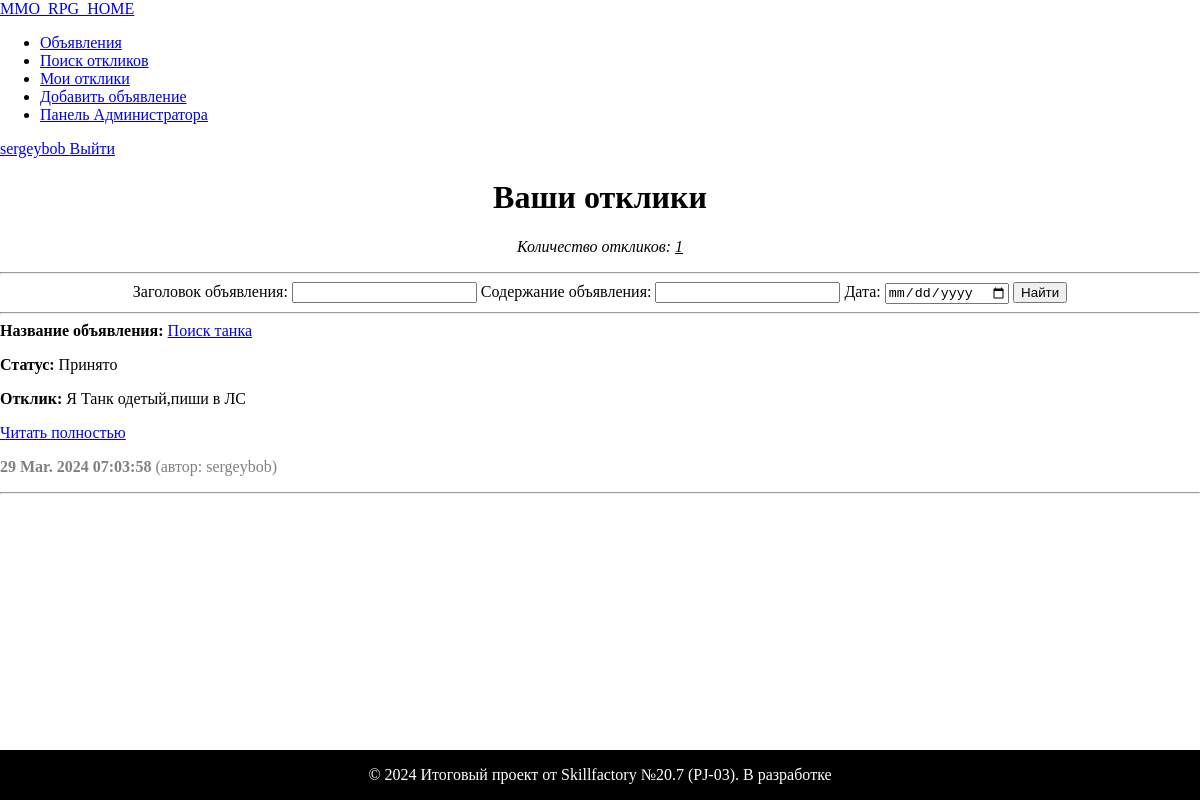
/search_my_response/ (signed in), run on the app's committed database.
### mmonews/models.py (models this page shows, shortened)
class User(AbstractUser):
    code = models.CharField(max_length=15, blank=True, null=True)

class Response(models.Model):
    text = models.TextField()
    datetime_response = models.DateTimeField(auto_now_add=True)
    post = models.ForeignKey(Post, on_delete=models.CASCADE)
    author = models.ForeignKey(User, on_delete=models.CASCADE)
    accept = models.BooleanField(default=False)

class Post(models.Model):
    author = models.ForeignKey(User, on_delete=models.CASCADE)
    title = models.CharField(max_length=255, default='Заголовок')
    text = models.TextField(default='Текст объявления')
    datetime_post = models.DateTimeField(auto_now_add=True)
    category = models.ManyToManyField(Category, through='PostCategory')

### mmonews/views.py (the view)
# urls.py: path('search_my_response/', MyResponsesSearchView.as_view(), name='search_my_response'),
class MyResponsesSearchView(LoginRequiredMixin, ListView):
    model = Response
    ordering = '-datetime_response'
    template_name = 'mmonews/response_my_search.html'
    context_object_name = 'responses'
    paginate_by = 5
    def get_queryset(self):
        queryset = super().get_queryset().filter(author=self.request.user)
        self.queryset = MyResponseFilter(self.request.GET, queryset=queryset)
        return self.queryset.qs
    def get_context_data(self, **kwargs):
        context = super().get_context_data(**kwargs)
        context['filter'] = self.queryset
        return context

### mmonews/current_time.py (called while the page is built)
def get_current_time(request):
    return {'current_time': datetime.now()}

### templates/mmonews/response_my_search.html (shortened to what this page needs)
{% extends 'flatpages/default.html' %}
{% block content %}
    <div style="text-align: center;">
        <h1>Ваши отклики</h1>
        {% if responses %}
            <p><i>Количество откликов: <u>{{filter.qs|length}}</u></i></p>
            <hr>
            <form  method="GET">
                {{ filter.form }}
                <input type="submit" class="btn btn-outline-dark" value="Найти">
            </form>
            <hr>
    </div>
        {% for val in responses %}
            <div style="text-align: left;">
                <b>Название объявления:</b> <a href="{% url 'post_detail' val.post.id %}">{{val.post.title}}</a>
                <p>
                    <b>Статус:</b>
                    {% if val.accept %}
                        Принято
                    {% else %}
                        На рассмотрении
                    {% endif %}
                </p>
                <p><b>Отклик:</b> {{val.text|truncatechars:50}}</p>
                <p><a href="{% url 'response_detail' val.id %}">Читать полностью</a></p>
                <p><span style="color: gray;"><b>{{ val.datetime_response|date:'d M. Y h:m:s' }}</b> (автор: {{val.author}})</span></p>
            </div>
            <hr>
        {% endfor %}
    {% endif %}
    </div>
{% include "flatpages/paginate.html" %}
{% endblock content %}

### templates/flatpages/default.html (shortened to what this page needs)
<!DOCTYPE html>
{% load i18n %}
{% load tz %}
<html lang="en">
<head>
    {% load static %}
    <link href="{% static 'css/styles.css' %}" rel="stylesheet"/>
    <link rel="stylesheet" href="https://cdn.jsdelivr.net/npm/bootstrap-icons@1.11.2/font/bootstrap-icons.min.css">
    {% include 'flatpages/current_time.html' %}
</head>
<body>
<header class="p-3 text-bg-dark">
    <div class="container">
        <nav class="d-flex flex-wrap align-items-center justify-content-center justify-content-lg-start">
            <nav class="navbar bg-body-tertiary">
                <div class="container-fluid">
                    <a class="navbar-brand text-white text-start ms-0" href="/">
                        MMO_RPG_HOME
                    </a>
                </div>
            </nav>
            <ul class="nav col-12 col-lg-auto me-lg-auto mb-2 justify-content-center mb-md-0 text-center">
                <li><a href="/posts/" class="nav-link px-2 text-white">Объявления</a></li>
                <li><a href="/search_response/" class="nav-link px-2 text-white">Поиск откликов</a></li>
                <li><a href="/search_my_response/" class="nav-link px-2 text-white">Мои отклики</a></li>
                <li><a href="/create/" class="nav-link px-2 text-white">Добавить объявление</a></li>
                <li><a href="/admin/" class="nav-link px-2 text-white">Панель Администратора</a></li>
            </ul>
            <div class="text-end d-flex align-items-center">
                {% if request.user.username %}
                <a href="{% url 'personal_account' pk=request.user.id %}"
                   class="link-body-emphasis text-decoration-none show me-2 text-white"
                   data-bs-toggle="dropdown" aria-expanded="true">
                    {{ request.user.username }}
                </a>
                <a href="/accounts/logout/" class="btn btn-warning me-2">Выйти</a>
                {% else %}
                <a href="/accounts/login/" class="btn btn-outline-light me-2">Войти</a>
                <a href="/accounts/signup/" class="btn btn-warning">Регистрация</a>
                {% endif %}
            </div>
        </nav>
    </div>
</header>
<div class="container">
    <div class="row">
        <div class="col-lg-12">
            {% block content %}
            {% endblock content %}
        </div>
    </div>
{% include 'flatpages/back_to_top.html' %}
{% include 'flatpages/footer.html' %}
</body>
</html>

### data on the page
User: user.username "sergeybob"
Response: post "Поиск танка", accept "Принято", text "Я Танк одетый,пиши в ЛС", datetime_response "29 Mar. 2024 07:03:58", author "sergeybob"

### other printed values
{{ filter.qs|length }} "1"
